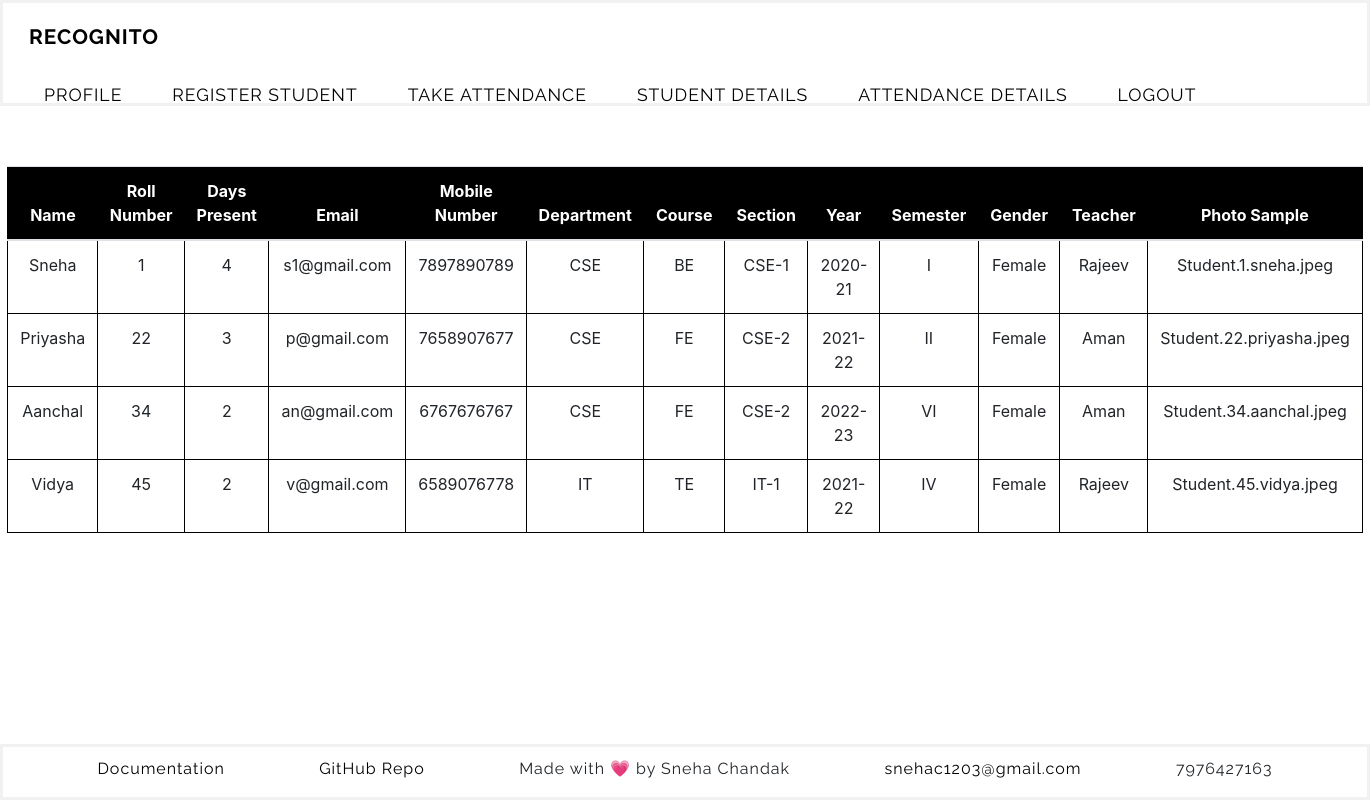
The page /student_details (signed in) on the database as committed earlier.
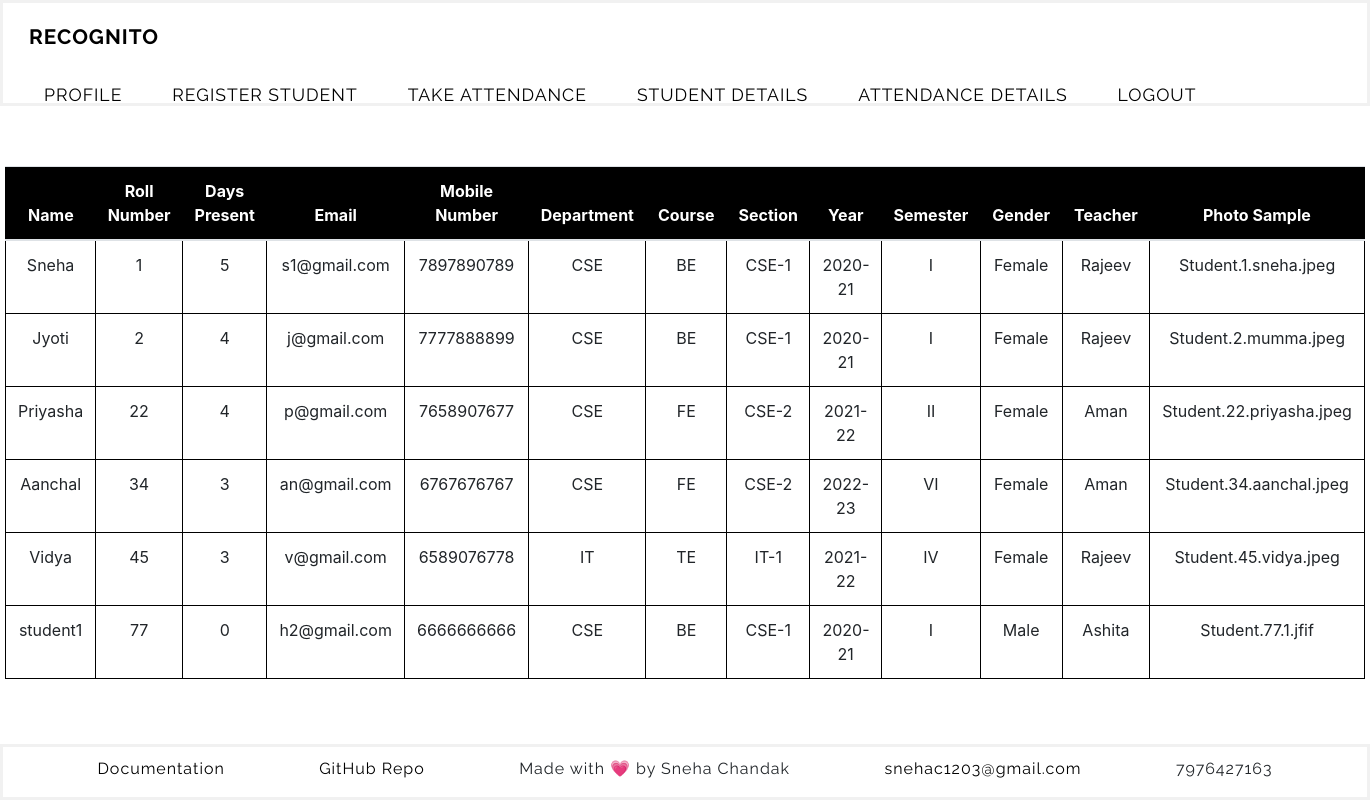
The same page on the database as committed later.
### faceapp/models.py (models this page shows, shortened)
class Student(db.Model):
    id = db.Column(db.Integer(), primary_key=True)
    days_present = db.Column(db.Integer(), nullable=True, default=0)
    dept = db.Column(db.String(length=10), nullable=False)
    course = db.Column(db.String(length=10), nullable=False)
    year = db.Column(db.String(length=20), nullable=False)
    semester = db.Column(db.Integer(), nullable=False)
    name = db.Column(db.String(length=30), nullable=False)
    section = db.Column(db.String(length=10), nullable=False)
    roll_no = db.Column(db.Integer(), unique=True, nullable=False)
    gender = db.Column(db.String(length=20), nullable=False)
    mobile_no = db.Column(db.String(length=10), nullable=False)
    email = db.Column(db.String(length=20), unique=True, nullable=False)
    teacher = db.Column(db.String(length=20), nullable=False)
    photo_sample = db.Column(db.String(), nullable=True, default='NONE')
    attendance = db.relationship('Attendance', backref='attendance', lazy=True)

### faceapp/routes.py (the view)
@app.route('/student_details', methods=['GET', 'POST'])
@login_required
def student_details():
    students = Student.query.order_by(Student.roll_no).all()
    for student in students:
        roll_to_count = student.roll_no
        no_of_present = Attendance.query.filter_by(roll_no=roll_to_count).count()
        student.days_present = no_of_present
        db.session.commit()
    return render_template('student_details.html', students=students)

### faceapp/models.py (called while the page is built)
@login_manager.user_loader
def load_user(user_id):
    return User.query.get(int(user_id))

### faceapp/templates/student_details.html
{% extends 'base.html' %}
{% block content %}
 <div class="text-center">
    <table class="table">
        <thead>
            <tr>
                <th scope="col">Name</th>
                <th scope="col">Roll Number</th>
                <th scope="col">Days Present</th>
                <th scope="col">Email</th>
                <th scope="col">Mobile Number</th>
                <th scope="col">Department</th>
                <th scope="col">Course</th>
                <th scope="col">Section</th>
                <th scope="col">Year</th>
                <th scope="col">Semester</th>
                <th scope="col">Gender</th>
                <th scope="col">Teacher</th>
                <th scope="col">Photo Sample</th>
            </tr>
        </thead>
        <tbody>
            {% for student in students %}
                <tr class="table-row-hover">
                    <td>{{ student.name }}</td>
                    <td>{{ student.roll_no }}</td>
                    <td>{{ student.days_present }}</td>
                    <td>{{ student.email }}</td>
                    <td>{{ student.mobile_no }}</td>
                    <td>{{ student.dept }}</td>
                    <td>{{ student.course }}</td>
                    <td>{{ student.section }}</td>
                    <td>{{ student.year }}</td>
                    <td>{{ student.semester }}</td>
                    <td>{{ student.gender }}</td>
                    <td>{{ student.teacher }}</td>
                    <td>{{ student.photo_sample }}</td>
                </tr>
            {% endfor %}
        </tbody>
    </table>
</div>
{% endblock%}

### faceapp/templates/base.html (shortened to what this page needs)
<!doctype html>
<html lang="en">
  <head>
    <link rel="stylesheet" href="https://cdn.jsdelivr.net/npm/bootstrap@4.5.3/dist/css/bootstrap.min.css">
    <link rel="stylesheet" href="{{ url_for ('static', filename='css/styles.css') }}">
  </head>
  <body>
    <div class="nav-wrapper">
    <nav class="navbar" id="top-nav">
      <a href="{{ url_for ('home') }}" class="recognito-title">RECOGNITO</a>
        {% if current_user.is_authenticated %}
          <ul class="nav">
            <li class="nav-item">
                <a href="{{ url_for ('profile') }}">Profile</a>
            </li>
            <li class="nav-item">
              <a  href="{{ url_for ('register_student') }}">Register Student</a>
            </li>
            <li class="nav-item">
              <a  href="{{ url_for ('take_attendance') }}">Take Attendance</a>
            </li>
            <li class="nav-item">
                <a href="{{ url_for ('student_details') }}">Student Details</a>
            </li>
            <li class="nav-item">
                <a href="{{ url_for ('attendance_details') }}">Attendance Details</a>
            </li>
            <li class="nav-item">
                <a href="{{ url_for('logout') }}" >Logout</a>
            </li>
          </ul>
      {% endif %}
    </nav>
  </div>
    {% block content %}
    {% endblock %}
    <footer class="footer text-center">
      <div>
        <a href="#" target="__blank">Documentation</a>
        <a href="https://github.com/Sneha1203/RECOGNITO" target="__blank">GitHub Repo</a>
        <p>Made with &#128151; by Sneha Chandak</p>
        <a href="mailto: snehac1203@gmail.com">snehac1203@gmail.com</a>
        <p>7976427163</p>
      </div>
    </footer>
  </body>
</html>

### faceapp/static/css/styles.css (style rules this page uses)
body { min-height: 100vh; display: flex; flex-direction: column; }
.nav-wrapper { position: sticky; top: 0; background-color: #fff; border: 3px solid #f1f1f1 }
.navbar { display: flex; justify-content: space-between; align-items: center; height: 100px; }
.navbar ul { list-style: none; display: flex; justify-content: space-around; justify-self: end; margin: 0; padding: 0; }
.navbar a { color: #000; font-size: 1.3rem; font-weight: 700; text-decoration: none; transition: color 0.3s ease-out; padding: 10px 15px; text-transform: uppercase; display: block; margin: 10px; padding: 0; font-family: 'Raleway', sans-serif; font-weight: 700; letter-spacing: 1px; }
.nav-item a { color: #000; font-size: 1.1rem; text-decoration: none; transition: color 0.3s ease-out; padding: 10px 15px; text-transform: uppercase; text-align: center; display: block; font-weight: 400; font-family: 'Raleway', sans-serif; }
.table { border: 1px solid black; border-collapse: collapse; width: 95%; margin: 60px auto; }
.table tr { border: 1px solid black; border-top: 1px solid black }
.table td { border: 1px solid black; }
thead { background-color: black; color: white; }
footer { border: 3px solid #f1f1f1; margin-top: auto; padding-top: 10px; }
.footer div { display: flex; flex-direction: row; justify-content: space-evenly; font-family: 'Raleway', sans-serif; font-weight: 400; letter-spacing: 1px; }
.footer a { color: black; }

Rows that differ between the two databases and show on the page:
changed Student "Sneha": days_present "4" → "5"
added Student: name "Jyoti", roll_no "2", days_present "4", email "j@gmail.com", mobile_no "7777888899", dept "CSE", course "BE", section "CSE-1", year "2020-21", semester "I", gender "Female", teacher "Rajeev", photo_sample "Student.2.mumma.jpeg"
changed Student "Priyasha": days_present "3" → "4"
changed Student "Aanchal": days_present "2" → "3"
changed Student "Vidya": days_present "2" → "3"
added Student: name "student1", roll_no "77", days_present "0", email "h2@gmail.com", mobile_no "6666666666", dept "CSE", course "BE", section "CSE-1", year "2020-21", semester "I", gender "Male", teacher "Ashita", photo_sample "Student.77.1.jfif"
